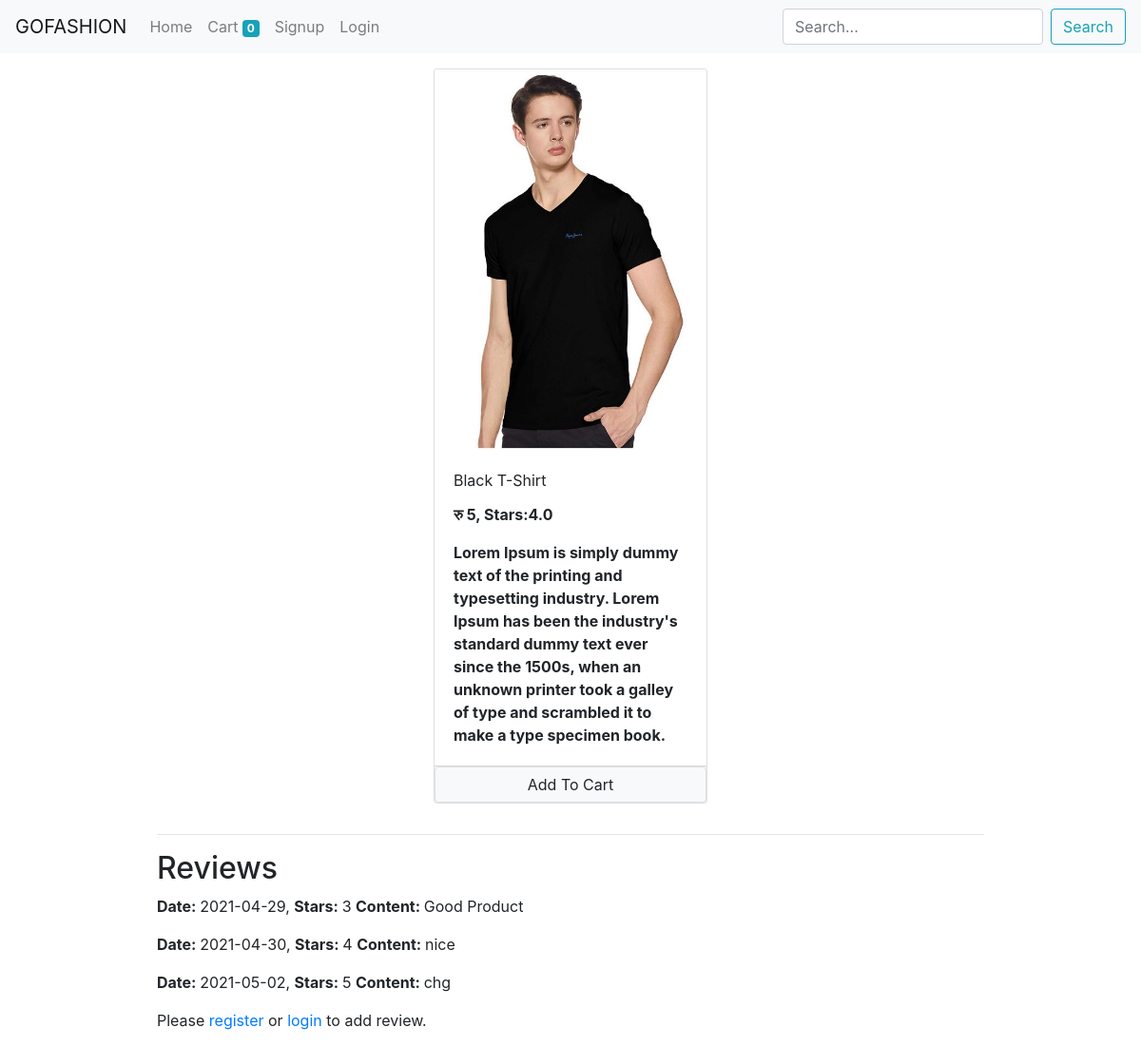
/product_description/1, run on an earlier commit of the app's database.
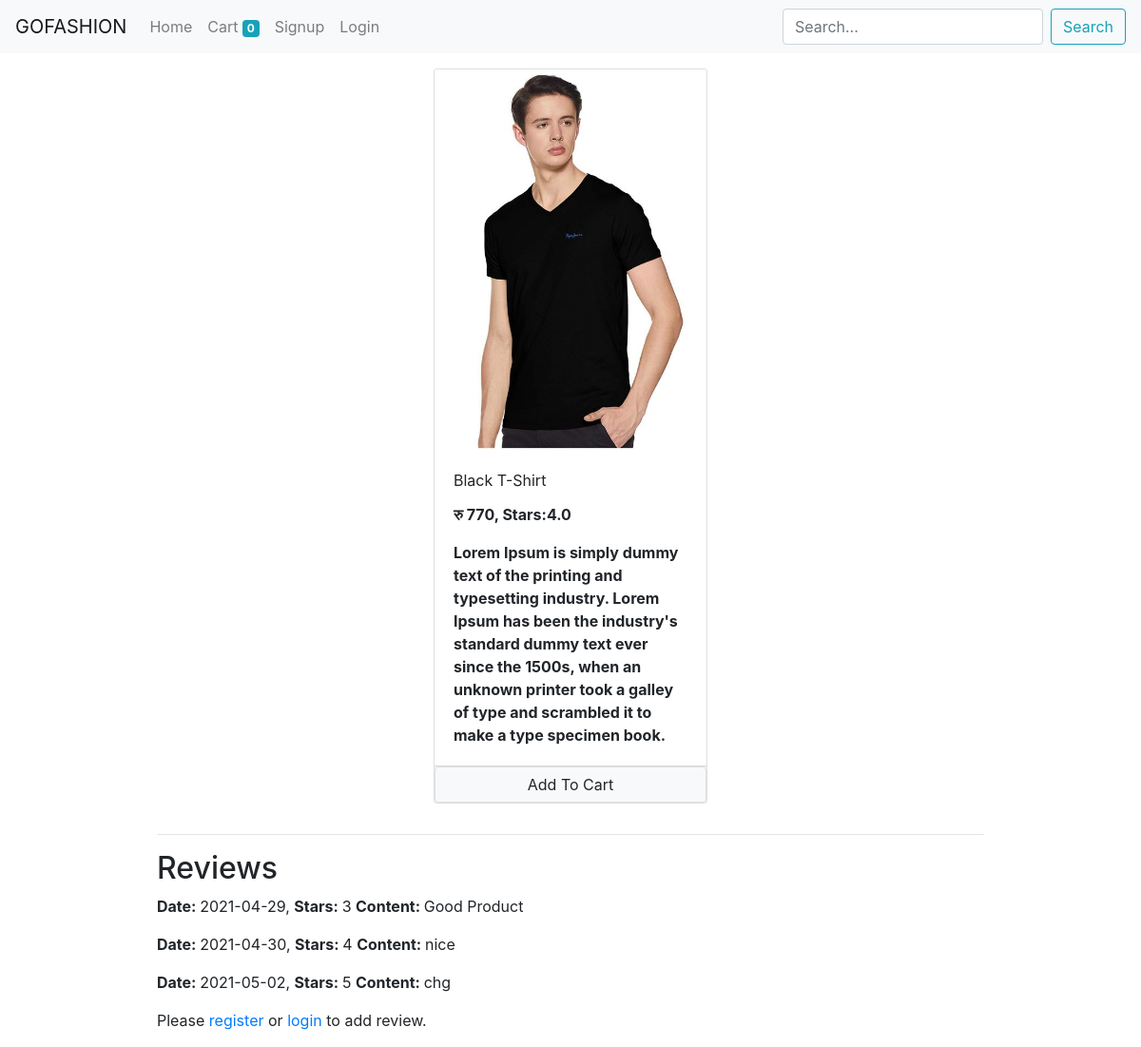
And on a later commit of the database.
### store/models/product.py (models this page shows, shortened)
class Product(models.Model):
    name = models.CharField(max_length=50)
    price = models.IntegerField(default=0)
    category = models.ForeignKey(Category, on_delete=models.CASCADE, default=1)
    description = models.TextField(max_length=10000, default='')
    image = models.ImageField(upload_to='uploads/products/')
    def get_rating(self):
        total = sum(int(review['stars']) for review in self.reviews.values())
        if self.reviews.count() > 0:
            return total / self.reviews.count()
        else:
            return 0

### store/views/product_description.py (the view, shortened to what this page needs)
# urls.py: path('product_description/<int:ids>', product_description.ProductDescription.as_view(), name='product_description'),
class ProductDescription(View):
    def get(self, request, ids):
        cart = request.session.get('cart')
        if not cart:
            request.session['cart'] = {}
        product = Product.objects.filter(id=ids)
        return render(request, 'product_description.html', {'product': product[0]})

### store/templatetags/cart.py (called while the page is built)
@register.filter(name='is_in_cart')
def is_in_cart(product, cart):
    keys = cart.keys()
    for id in keys:
        if int(id) == product.id:
            return True
    return False

### store/templatetags/custom_filter_for_currency.py (called while the page is built)
@register.filter(name='currency')
def currency(number):
    return 'रु ' + str(number)

### store/templates/product_description.html (shortened to what the changed rows need)
{% extends 'base.html' %}
{% block content %}
 {% load cart %}
 {% load custom_filter_for_currency %}
  <div class="container-fluid mt-3">
    <div class="row">
      <div id="products" class="col-lg-9 mx-auto">
        <div class="row mx-auto">
            <div class="card mx-auto mb-3" id="{{ product.id }}" style="width: 18rem;">
              <img class="card-img-top" src="{{ product.image.url }}" alt="Card image cap">
              <div class="card-body">
                <p class="card-title">{{ product.name }}</p>
                <p class="card-text"><b>{{ product.price|currency }}, Stars:{{ product.get_rating|floatformat:1 }}</b></p>
                <p class="card-text"><b>{{ product.description }}</b></p>
              </div>
               <div class="card-footer p-0 no-gutters">
                  {% if product|is_in_cart:request.session.cart %}
                    <div class="row no-gutters">
                      <form action="/product_description/{{ product.id }}" class="col-2" method="post">
                        {% csrf_token %}
                        <input hidden type="text" name="product" value="{{ product.id }}">
                        <input hidden type="text" name="remove" value="True">
                        <input type="submit" value="-" class="btn btn-block btn-secondary">
                      </form>
                      <div class="text-center col">
                        {{ product|product_quantity_in_cart:request.session.cart }} in Cart
                      </div>
                      <form action="/product_description/{{ product.id }}" class="col-2" method="post">
                        {% csrf_token %}
                        <input hidden type="text" name="product" value="{{ product.id }}">
                        <input type="submit" value="+" class="btn btn-block btn-secondary">
                      </form>
                    </div>
                  {% else %}
                  <form action="/product_description/{{ product.id }}" method="POST" class="btn-block">
                  </form>
                  {% endif %}
               </div>
            </div>
        </div>
        <h2 class="subtitle">Reviews</h2>
      </div>
    </div>
  </div>
{% endblock %}

What changed in the data, as far as the page shows it:
changed Product "Black T-Shirt": price "रु 5" → "रु 770"
